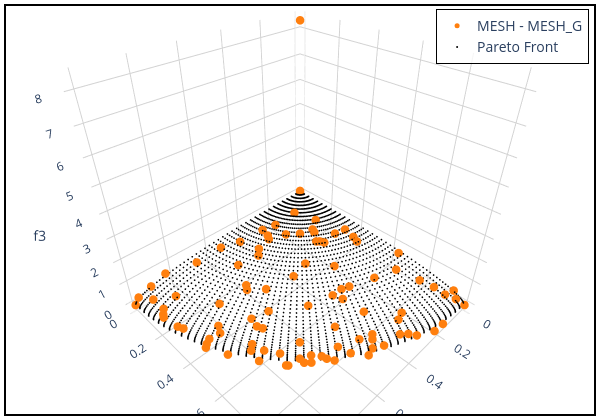

The cell this chart's notebook holds for it:
### Markdown cell above
## Benchmark 3D:

### Code cell
pareto_front = []
objective_dim = 3 # Number of objectives
position_dim = 10 # Number of variables
n_pareto_density = 50 # Number of Pareto points to be generated

experiment_name = "dtlz3"

# Choosing the files
choose_global_best_attribution_type = [0] # [0, 1, 2, 3]
choose_dm_pool_type = [0] # [0, 1, 2]
choose_de_mutation_type = [0] # [0, 1, 2, 3, 4]

# Name of chosen files
file_names = [
        f"MESH_G{i+1}S{j+1}D{k+1}_{experiment_name}_{objective_dim}_{position_dim}.pkl"
        for i in choose_global_best_attribution_type
        for j in choose_dm_pool_type
        for k in choose_de_mutation_type
    ]
num_dataset = len(file_names) # Number of dataset

##### Color setup #####
solid_colors = [mcolors.to_hex(cm.tab10(i+1)) for i in range(num_dataset)] # List with solid colors
colorscales = pc.named_colorscales() # List of color scales
num_scales = len(colorscales)
#######################

##### Marker setup #####
marker_symbols = ['circle', 'circle-open', 'diamond', 'diamond-open', 'square', 'square-open', 'x']
num_symbols = len(marker_symbols)
#######################

for i in range(num_dataset):
  with open("../scripts/results/" + file_names[i], "rb") as f:
    r = pickle.load(f)
    pareto_front.append(
      go.Scatter3d(x=r['combined'][1][:,0],
                   y=r['combined'][1][:,1],
                   z=r['combined'][1][:,2],
                   mode='markers', marker=dict(size=5, symbol=marker_symbols[i % num_symbols], color=solid_colors[i]), #r['combined'][1][:,1], colorscale=colorscales[(i+1) % num_scales]),
                   name='MESH - ' + file_names[i][:6],
                   showlegend=True)
    )

# Creating a subplot
fig = go.Figure()

for i in range(num_dataset):
    fig.add_trace(pareto_front[i])

axis_range = None # [-0.1, 1.2]

# Setting layout
fig.update_layout(
    shapes=[
        dict(
            type="rect",
            xref="paper", yref="paper",
            x0=0, y0=0, x1=1, y1=1,
            line=dict(color="black", width=2),
            fillcolor="rgba(0,0,0,0)"  # Transparente
        )
    ],
    scene=dict(
        camera=dict(
          eye=dict(x=1,y=1,z=1)
        ),
        xaxis=dict(
            title=dict(text='f1', font=dict(size=14)),
            tickfont=dict(size=12),
            backgroundcolor='white',  # X-axis background
            gridcolor='lightgray',    # Grid color on X axis 
            showbackground=True,       # Show background
            range=axis_range
        ),
        yaxis=dict(
            title=dict(text='f2', font=dict(size=14)),
            tickfont=dict(size=12),
            backgroundcolor='white',  # Y-axis background
            gridcolor='lightgray',    # Grid color on Y axis
            showbackground=True,       # Show background
            range=axis_range
        ),
        zaxis=dict(
            title=dict(text='f3', font=dict(size=14)),
            tickfont=dict(size=12),
            backgroundcolor='white',  # Z-axis background
            gridcolor='lightgray',    # Grid color on Z axis
            showbackground=True,       # Show background
            range=axis_range
        ),
        aspectmode='cube'
    ),
    legend=dict(
        x=0.99,
        y=0.99,
        xanchor="right",
        yanchor="top",
        bgcolor="rgba(255,255,255,0.8)",  # fundo leve para não colidir com os pontos
        bordercolor="black",
        borderwidth=1,
        font=dict(size=14)
    ),
    showlegend=True,
    # title=dict(
    #     text='MESH - ' + experiment_name,
    #     x=0.5,  # Centering the title
    #     xanchor='center',
    #     yanchor='top'
    # ),
    margin=dict(l=5, r=5, b=5, t=5), # Rearrange the margin
    width=600,   # Figure width (pixels)
    height=420,  # Figure height (pixels)
    paper_bgcolor="white",
    plot_bgcolor='white'
)

# Plotting the Pareto front
real_pareto_front = get_pareto(experiment_name, n_pareto_density, position_dim, 3)
fig.add_trace(
	go.Scatter3d(x=real_pareto_front[:,0],
		y=real_pareto_front[:,1],
		z=real_pareto_front[:,2],
		mode='markers', marker=dict(size=1, color='black'),
		name='Pareto Front',
		showlegend=True
		)
	)

# Showing the figure
fig.show()

### Figure 1 — Plotly figure (JSON) as saved in the notebook; plotly's stock layout.template omitted (floating-point values rounded to 4 significant figures; data arrays with more than 128 entries replaced by an {"elided": "..."} marker saying what was removed)
{"data": [{"marker": {"color": "#ff7f0e", "size": 5, "symbol": "circle"}, "mode": "markers", "name": "MESH - MESH_G", "showlegend": true, "type": "scatter3d", "x": [0.884, 3.759e-33, 5.098e-16, 6.148e-17, 1.002, 1.925e-17, 0.5333, 0.616, 0.572, 0.02755, 0.1865, 0.8043, 0.2518, 0.5595, 0.7304, 0.8197, 0.7797, 0.3524, 0.2781, 0.8754, 0.05078, 0.5036, 0.1946, 0.433, 0.3359, 0.1235, 0.6853, 0.4226, 0.09752, 0.1335, 0.4679, 0.7352, 0.6332, 0.3911, 0.4061, 0.1548, 0.8587, 0.6535, 0.08638, 0.01529, 0.4855, 0.2357, 0.1632, 0.4547, 0.4394, 0.7599, 0.709, 0.7428, 0.6404, 0.7875, 0.5757, 0.9626, 0.9002, 0.3579, 0.2969, 0.321, 0.5897, 0.9499, 0.2248, 0.1101, 0.6738, 0.9446, 0.5972, 0.2894, 0.5239, 0.7497, 0.8181, 0.2144, 0.7018, 0.9697, 0.8449, 0.3682, 0.4579, 0.6471, 0.981, 0.9519, 0.06169, 0.3022, 0.4892, 0.4914, 0.6655, 0.7543, 0.9195, 0.2162, 0.07412, 0.08184, 0.2216, 0.9306, 0.3105, 0.3814, 0.6691, 0.2984, 5.772e-17, 0.9471, 0.8394, 0.708, 0.3713, 0.9159, 0.4749, 0.3761], "y": [0.4892, 6.139e-17, 0, 1.004, 0, 6.076e-17, 0.5816, 0.8041, 0.05384, 0.972, 0.2719, 0.5442, 0.2518, 0.835, 0.5235, 0.5547, 0.3107, 0.915, 0.8657, 0.1317, 0.9305, 0.8802, 0.2913, 0.899, 0.6329, 0.2327, 0.7477, 0.6163, 0.4757, 0.3691, 0.4293, 0.461, 0.7793, 0.7585, 0.658, 0.1149, 0.4136, 0.3374, 0.4439, 0.6558, 0.0887, 0.3436, 0.9977, 0.8566, 0.8433, 0.687, 0.05548, 0.5026, 0.3166, 0.5945, 0.7836, 0.1669, 0.3961, 0.1032, 0.9595, 0.9342, 0.2019, 0.07204, 0.3553, 0.7118, 0.7349, 0.2841, 0.3955, 0.1199, 0.7211, 0.643, 0.5978, 0.3747, 0.7256, 0.1806, 0.3853, 0.1515, 0.1908, 0.7654, 0, 0.2527, 0.8792, 0.2074, 0.2232, 0.8206, 0.4863, 0.6926, 0.4038, 0.9923, 0.3809, 0.8181, 0.6773, 0.413, 0.8744, 0.174, 0.6691, 0.5136, 0.9426, 0.1468, 0, 0.708, 0.6201, 0, 0.875, 0.4102], "z": [0, 1.003, 8.326, 0, 0, 1.041, 0.6486, 0.0535, 0.8277, 0.272, 0.9548, 0.3314, 0.9486, 0.2207, 0.4501, 0.204, 0.5933, 0.2445, 0.487, 0.4758, 0.386, 0.03775, 0.9407, 0.1417, 0.7166, 0.9798, 0.04804, 0.6927, 0.8807, 0.9475, 0.8187, 0.5356, 0.08477, 0.5713, 0.6671, 0.9857, 0.3415, 0.685, 0.9073, 0.7751, 0.8758, 0.9132, 0.04287, 0.2996, 0.3481, 0.01653, 0.7909, 0.4891, 0.7144, 0.2657, 0.272, 0.3197, 0.2215, 0.9397, 0.1121, 0.1781, 0.8037, 0.3946, 0.9215, 0.7326, 0.2191, 0.2748, 0.7279, 0.9634, 0.4581, 0.1952, 0, 0.9053, 0, 0.3035, 0.4105, 0.9283, 0.8802, 0.2048, 0.2509, 0.2086, 0.5257, 0.9393, 0.8691, 0.3068, 0.6134, 0.01072, 0.1608, 0, 0.9368, 0.6282, 0.7471, 0.1276, 0.4102, 0.9188, 0.3489, 0.8553, 0.3627, 0.3764, 0.6412, 0.1151, 0.7186, 0.4278, 0.1324, 0.8449]}, {"marker": {"color": "black", "size": 1}, "mode": "markers", "name": "Pareto Front", "showlegend": true, "type": "scatter3d", "x": {"elided": "2500 float values"}, "y": {"elided": "2500 float values"}, "z": {"elided": "2500 float values"}}], "layout": {"height": 420, "legend": {"bgcolor": "rgba(255,255,255,0.8)", "bordercolor": "black", "borderwidth": 1, "font": {"size": 14}, "x": 0.99, "xanchor": "right", "y": 0.99, "yanchor": "top"}, "margin": {"b": 5, "l": 5, "r": 5, "t": 5}, "paper_bgcolor": "white", "plot_bgcolor": "white", "scene": {"aspectmode": "cube", "camera": {"eye": {"x": 1, "y": 1, "z": 1}}, "xaxis": {"backgroundcolor": "white", "gridcolor": "lightgray", "showbackground": true, "tickfont": {"size": 12}, "title": {"font": {"size": 14}, "text": "f1"}}, "yaxis": {"backgroundcolor": "white", "gridcolor": "lightgray", "showbackground": true, "tickfont": {"size": 12}, "title": {"font": {"size": 14}, "text": "f2"}}, "zaxis": {"backgroundcolor": "white", "gridcolor": "lightgray", "showbackground": true, "tickfont": {"size": 12}, "title": {"font": {"size": 14}, "text": "f3"}}}, "shapes": [{"fillcolor": "rgba(0,0,0,0)", "line": {"color": "black", "width": 2}, "type": "rect", "x0": 0, "x1": 1, "xref": "paper", "y0": 0, "y1": 1, "yref": "paper"}], "showlegend": true, "width": 600}}
